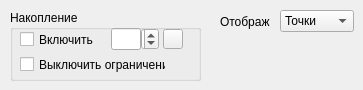
    <widget class="QWidget" name="tabSignals">
     <attribute name="title">
      <string>Сигналы</string>
     </attribute>
     <widget class="QLabel" name="label_3">
      <property name="geometry">
       <rect>
        <x>220</x>
        <y>12</y>
        <width>51</width>
        <height>20</height>
       </rect>
      </property>
      <property name="text">
       <string>Отображ</string>
      </property>
     </widget>
     <widget class="QComboBox" name="cbDrawMode">
      <property name="geometry">
       <rect>
        <x>280</x>
        <y>10</y>
        <width>74</width>
        <height>22</height>
       </rect>
      </property>
      <item>
       <property name="text">
        <string>Точки</string>
       </property>
      </item>
      <item>
       <property name="text">
        <string>Вектор</string>
       </property>
      </item>
     </widget>
     <widget class="QGroupBox" name="groupBoxAccumulation">
      <property name="geometry">
       <rect>
        <x>10</x>
        <y>10</y>
        <width>191</width>
        <height>71</height>
       </rect>
      </property>
      <property name="title">
       <string>Накопление</string>
      </property>
      <widget class="QCheckBox" name="chbEnableAccumulation">
       <property name="geometry">
        <rect>
         <x>10</x>
         <y>20</y>
         <width>81</width>
         <height>19</height>
        </rect>
       </property>
       <property name="text">
        <string>Включить</string>
       </property>
      </widget>
      <widget class="QCheckBox" name="chbDisableAccumulationLimit">
       <property name="geometry">
        <rect>
         <x>10</x>
         <y>45</y>
         <width>146</width>
         <height>19</height>
        </rect>
       </property>
       <property name="text">
        <string>Выключить ограничение</string>
       </property>
      </widget>
      <widget class="QWidget" name="layoutWidget">
       <property name="geometry">
        <rect>
         <x>100</x>
         <y>16</y>
         <width>76</width>
         <height>26</height>
        </rect>
       </property>
       <layout class="QHBoxLayout" name="horizontalLayout_2">
        <property name="spacing">
         <number>3</number>
        </property>
        <item>
         <layout class="QHBoxLayout" name="horizontalLayout">
          <property name="spacing">
           <number>0</number>
          </property>
          <item>
           <widget class="QLineEdit" name="leAccumulation">
            <property name="minimumSize">
             <size>
              <width>30</width>
              <height>22</height>
             </size>
            </property>
            <property name="maximumSize">
             <size>
              <width>30</width>
              <height>22</height>
             </size>
            </property>
           </widget>
          </item>
          <item>
           <widget class="QSpinBox" name="sbAccumulation">
            <property name="minimumSize">
             <size>
              <width>18</width>
              <height>22</height>
             </size>
            </property>
            <property name="maximumSize">
             <size>
              <width>18</width>
              <height>22</height>
             </size>
            </property>
            <property name="minimum">
             <number>0</number>
            </property>
            <property name="maximum">
             <number>8</number>
            </property>
            <property name="value">
             <number>1</number>
            </property>
           </widget>
          </item>
         </layout>
        </item>
        <item>
         <widget class="QPushButton" name="pbResetAccumulation">
          <property name="minimumSize">
           <size>
            <width>20</width>
            <height>20</height>
           </size>
          </property>
          <property name="maximumSize">
           <size>
            <width>20</width>
            <height>20</height>
           </size>
          </property>
          <property name="text">
           <string/>
          </property>
          <property name="icon">
           <iconset resource="resources/resources.qrc">
            <normaloff>:/Images/null.bmp</normaloff>:/Images/null.bmp</iconset>
          </property>
         </widget>
        </item>
       </layout>
      </widget>
     </widget>
    </widget>
